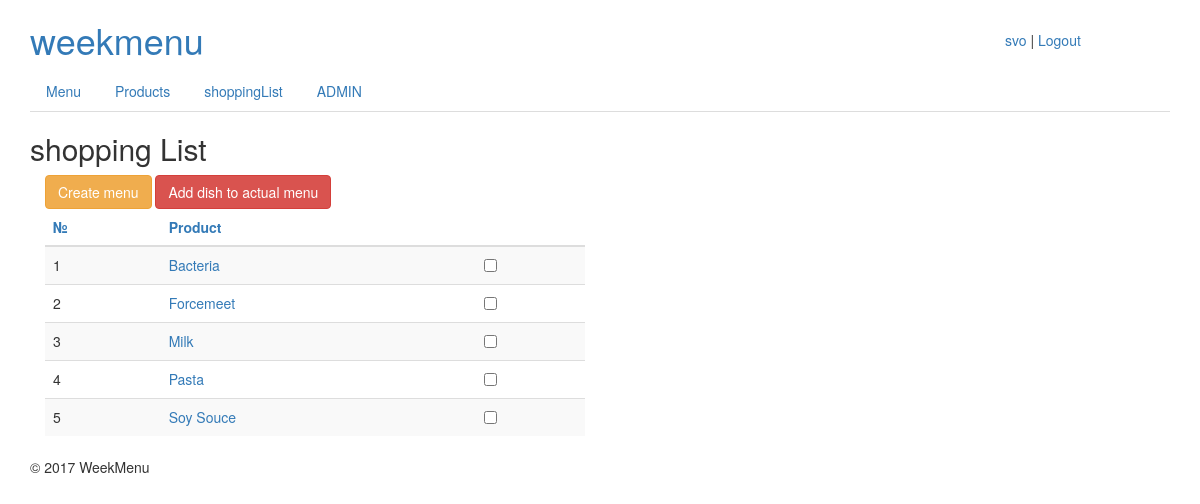
The app's page /shopping_list/ (signed in), older data.
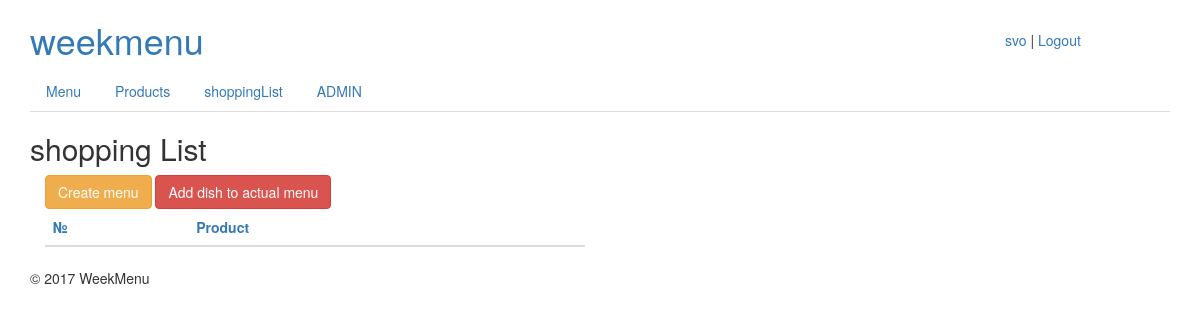
The same page, newer data.
### w_menu/models.py (models this page shows, shortened)
class Product(models.Model):
    class Meta(object):
        verbose_name = 'Product'
        verbose_name_plural = 'Products'
    title = models.CharField(
        max_length=256,
        blank=True,
        verbose_name='product'
    )
    available = models.BooleanField(
        verbose_name='available'
    )
    notes = models.TextField(
        blank=True,
        null=True,
        verbose_name='notes'
    )

### w_menu/views.py (the view, shortened to what this page needs)
# urls.py: url(r'^shopping_list/$', ShoppingListView.as_view(), name='shopping_list'),
@method_decorator(login_required, name='dispatch')
class ShoppingListView(ListView):
    template_name = 'shopping_list.html'
    queryset = Product.objects.filter(available=False)
    ordering = ['title']
    def get_context_data(self, **kwargs):
        context = super(ShoppingListView, self).get_context_data(**kwargs)
        return context

### w_menu/templates/shopping_list.html (shortened to what this page needs)
{% extends 'base.html' %}
{% block title %}shopping List{% endblock title %}
{% block content %}
<div class="col-xs-6">
    <button type="button" class="btn btn-warning">Create menu</button>
    <button type="button" class="btn btn-danger">Add dish to actual menu</button>
    <table class="table table-hover table-striped">
        <thead>
            <tr>
                <th><a href="#">№</a> </th>
                <th><a href="#">Product</a></th>
                <th></th>
            </tr>
        </thead>
        <tbody>
        {% for product in object_list %}
        <tr>
            <td>{{ forloop.counter }}</td>
            <td><a title="" href="#">{{ product.title }}</td>
            <td class="available-box">
                <input type="checkbox" data-product-id="{{ product.id }}" data-url="{{ update_url }}"
                value="1" {% if product.available %} checked="checked" {% endif %}/>
            </td>
        </tr>
        {% endfor %}
        </tbody>
    </table>
</div>
{% endblock content %}

Row changes from the older to the newer data that the page shows:
no longer on this page (row edited): Product: title "Bacteria"
no longer on this page (row edited): Product: title "Forcemeet"
no longer on this page (row edited): Product: title "Milk"
no longer on this page (row edited): Product: title "Pasta"
no longer on this page (row edited): Product: title "Soy Souce"
